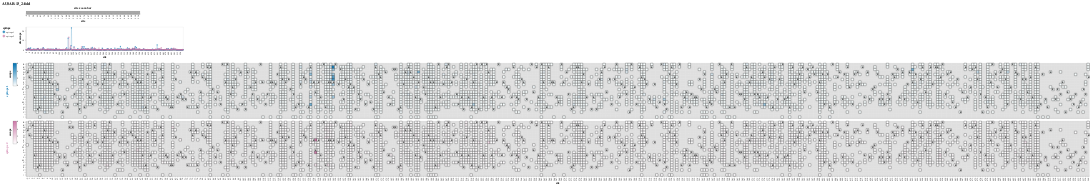

Notebook source saved alongside this figure:
### Markdown cell above
Plot of escape values:

### Code cell
df_to_merge = site_numbering_map.rename(columns={"reference_site": "site"})

plot_kwargs = antibody_config["plot_kwargs"]
if "plot_title" not in plot_kwargs:
    plot_kwargs["plot_title"] = str(antibody)
if "region" in site_numbering_map:
    plot_kwargs["site_zoom_bar_color_col"] = "region"
if "addtl_slider_stats" not in plot_kwargs:
    plot_kwargs["addtl_slider_stats"] = {"times_seen": 1}
elif "times_seen" not in plot_kwargs["addtl_slider_stats"]:
    plot_kwargs["addtl_slider_stats"]["times_seen"] = 1
if "functional effect" in plot_kwargs["addtl_slider_stats"]:
    del plot_kwargs["addtl_slider_stats"]["functional effect"]  # only antibody averages
if any(site_numbering_map["sequential_site"] != site_numbering_map["reference_site"]):
    if "addtl_tooltip_stats" not in plot_kwargs:
        plot_kwargs["addtl_tooltip_stats"] = ["sequential_site"]
    else:
        plot_kwargs["addtl_tooltip_stats"].append("sequential_site")

model.mut_escape_plot(df_to_merge=df_to_merge, **plot_kwargs)

### Figure 1 — Vega-Lite specification as saved in the notebook (floating-point values rounded to 4 significant figures; data arrays with more than 128 entries replaced by an {"elided": "..."} marker saying what was removed)
{"config": {"view": {"continuousWidth": 400, "continuousHeight": 300}, "axis": {"grid": false, "labelOverlap": "parity"}, "padding": 10}, "vconcat": [{"data": {"name": "data-4859a6ebdfa6e326c166d65684b069a9"}, "mark": "rect", "encoding": {"color": {"value": "gray"}, "tooltip": [{"field": "site", "type": "nominal"}], "x": {"field": "site", "sort": {"field": "_stat_site_order", "order": "ascending"}, "type": "ordinal"}}, "height": 11, "params": [{"name": "parameter004", "select": {"type": "interval", "encodings": ["x"], "mark": {"stroke": "black", "strokeWidth": 2}}}, {"name": "floor_at_zero", "select": {"type": "point", "fields": ["floor"]}, "bind": {"input": "radio", "options": [0, -2.039], "labels": ["yes", "no"], "name": "floor escape at zero"}, "value": [{"floor": 0}]}, {"name": "parameter004", "select": {"type": "interval", "encodings": ["x"], "mark": {"stroke": "black", "strokeWidth": 2}}}, {"name": "parameter001", "select": {"type": "point", "fields": ["cutoff"]}, "bind": {"input": "range", "max": 25, "min": 1, "name": "minimum times_seen", "step": 1}, "value": [{"cutoff": 3}]}, {"name": "parameter002", "select": {"type": "point", "fields": ["cutoff"]}, "bind": {"input": "range", "max": 6.112, "min": -2.039, "name": "minimum max of escape at site"}, "value": [{"cutoff": -2.039}]}], "title": "site zoom bar", "width": 500}, {"layer": [{"mark": {"type": "line", "opacity": 0.7, "size": 1}, "encoding": {"color": {"field": "epitope", "legend": {"orient": "left"}, "scale": {"domain": ["epitope 1", "epitope 2"], "range": ["#0072B2", "#CC79A7"]}, "type": "nominal"}, "tooltip": [{"field": "site", "type": "nominal"}, {"field": "epitope", "type": "nominal"}, {"field": "_stat_site_val", "format": ".3g", "title": "site escape", "type": "quantitative"}, {"field": "wildtype", "type": "nominal"}, {"field": "sequential_site", "type": "nominal"}], "x": {"field": "site", "sort": {"field": "_stat_site_order", "order": "ascending"}, "type": "ordinal"}, "y": {"field": "_stat_site_val", "scale": {"zero": true}, "title": "site escape", "type": "quantitative"}}, "params": [{"name": "site_stat", "select": {"type": "point", "fields": ["_stat_site_stat"]}, "bind": {"input": "radio", "options": ["_stat_sum", "_stat_mean", "_stat_max", "_stat_min"], "labels": ["sum", "mean", "max", "min"], "name": "site escape statistic"}, "value": [{"_stat_site_stat": "_stat_sum"}]}, {"name": "parameter003", "select": {"type": "point", "fields": ["_stat_show_line"]}, "bind": {"input": "radio", "options": [true, false], "labels": ["yes", "no"], "name": "show line on site plot"}, "value": [{"_stat_show_line": true}]}, {"name": "floor_at_zero", "select": {"type": "point", "fields": ["floor"]}, "bind": {"input": "radio", "options": [0, -2.039], "labels": ["yes", "no"], "name": "floor escape at zero"}, "value": [{"floor": 0}]}, {"name": "parameter004", "select": {"type": "interval", "encodings": ["x"], "mark": {"stroke": "black", "strokeWidth": 2}}}, {"name": "parameter001", "select": {"type": "point", "fields": ["cutoff"]}, "bind": {"input": "range", "max": 25, "min": 1, "name": "minimum times_seen", "step": 1}, "value": [{"cutoff": 3}]}, {"name": "parameter002", "select": {"type": "point", "fields": ["cutoff"]}, "bind": {"input": "range", "max": 6.112, "min": -2.039, "name": "minimum max of escape at site"}, "value": [{"cutoff": -2.039}]}], "transform": [{"lookup": "site", "from": {"data": {"name": "data-b3c3f974ebb4f75bf20b2da39b7d876e"}, "key": "site", "fields": ["wildtype", "sequential_site", "_stat_site_order"]}}, {"calculate": "max(datum['escape'],floor_at_zero['floor'])", "as": "_stat"}, {"filter": "((datum['times_seen'] >= (parameter001['cutoff'] - 1e-06)) || (!isNumber(datum['times_seen'])))"}, {"joinaggregate": [{"op": "max", "field": "_stat", "as": "_stat_site_max"}], "groupby": ["site"]}, {"filter": "((datum['_stat_site_max'] >= (parameter002['cutoff'] - 1e-06)) || (!isNumber(datum['_stat_site_max'])))"}, {"calculate": "(datum.wildtype !== datum.mutant)", "as": "_stat_not_wildtype"}, {"joinaggregate": [{"op": "max", "field": "_stat_not_wildtype", "as": "_stat_site_has_non_wildtype"}], "groupby": ["site"]}, {"filter": "datum['_stat_site_has_non_wildtype']"}, {"filter": {"param": "parameter004"}}, {"filter": "(datum.wildtype !== datum.mutant)"}, {"aggregate": [{"op": "sum", "field": "_stat", "as": "_stat_sum"}, {"op": "mean", "field": "_stat", "as": "_stat_mean"}, {"op": "max", "field": "_stat", "as": "_stat_max"}, {"op": "min", "field": "_stat", "as": "_stat_min"}], "groupby": ["site", "wildtype", "sequential_site", "_stat_site_order", "epitope"]}, {"fold": ["_stat_sum", "_stat_mean", "_stat_max", "_stat_min"], "as": ["_stat_site_stat", "_stat_site_val"]}, {"filter": {"param": "site_stat"}}, {"calculate": "true", "as": "_stat_show_line"}, {"filter": {"param": "parameter003"}}]}, {"mark": {"type": "circle", "opacity": 0.7}, "encoding": {"color": {"field": "epitope", "legend": {"orient": "left"}, "scale": {"domain": ["epitope 1", "epitope 2"], "range": ["#0072B2", "#CC79A7"]}, "type": "nominal"}, "tooltip": [{"field": "site", "type": "nominal"}, {"field": "epitope", "type": "nominal"}, {"field": "_stat_site_val", "format": ".3g", "title": "site escape", "type": "quantitative"}, {"field": "wildtype", "type": "nominal"}, {"field": "sequential_site", "type": "nominal"}], "x": {"field": "site", "sort": {"field": "_stat_site_order", "order": "ascending"}, "type": "ordinal"}, "y": {"field": "_stat_site_val", "scale": {"zero": true}, "title": "site escape", "type": "quantitative"}}, "transform": [{"lookup": "site", "from": {"data": {"name": "data-b3c3f974ebb4f75bf20b2da39b7d876e"}, "key": "site", "fields": ["wildtype", "sequential_site", "_stat_site_order"]}}, {"calculate": "max(datum['escape'],floor_at_zero['floor'])", "as": "_stat"}, {"filter": "((datum['times_seen'] >= (parameter001['cutoff'] - 1e-06)) || (!isNumber(datum['times_seen'])))"}, {"joinaggregate": [{"op": "max", "field": "_stat", "as": "_stat_site_max"}], "groupby": ["site"]}, {"filter": "((datum['_stat_site_max'] >= (parameter002['cutoff'] - 1e-06)) || (!isNumber(datum['_stat_site_max'])))"}, {"calculate": "(datum.wildtype !== datum.mutant)", "as": "_stat_not_wildtype"}, {"joinaggregate": [{"op": "max", "field": "_stat_not_wildtype", "as": "_stat_site_has_non_wildtype"}], "groupby": ["site"]}, {"filter": "datum['_stat_site_has_non_wildtype']"}, {"filter": {"param": "parameter004"}}, {"filter": "(datum.wildtype !== datum.mutant)"}, {"aggregate": [{"op": "sum", "field": "_stat", "as": "_stat_sum"}, {"op": "mean", "field": "_stat", "as": "_stat_mean"}, {"op": "max", "field": "_stat", "as": "_stat_max"}, {"op": "min", "field": "_stat", "as": "_stat_min"}], "groupby": ["site", "wildtype", "sequential_site", "_stat_site_order", "epitope"]}, {"fold": ["_stat_sum", "_stat_mean", "_stat_max", "_stat_min"], "as": ["_stat_site_stat", "_stat_site_val"]}, {"filter": {"param": "site_stat"}}]}], "data": {"name": "data-0a47910fdb0d66b446c86811e67bc070"}, "height": 100, "width": 690}, {"vconcat": [{"layer": [{"mark": {"type": "rect", "color": "gray", "opacity": 0.25}, "encoding": {"x": {"field": "site", "sort": {"field": "_stat_site_order", "order": "ascending"}, "type": "ordinal"}, "y": {"field": "mutant", "scale": {"domain": ["R", "K", "H", "D", "E", "Q", "N", "S", "T", "Y", "W", "F", "A", "I", "L", "M", "V", "G", "P", "C", "-", "*"]}, "sort": ["R", "K", "H", "D", "E", "Q", "N", "S", "T", "Y", "W", "F", "A", "I", "L", "M", "V", "G", "P", "C", "-", "*"], "title": null, "type": "nominal"}}, "params": [{"name": "floor_at_zero", "select": {"type": "point", "fields": ["floor"]}, "bind": {"input": "radio", "options": [0, -2.039], "labels": ["yes", "no"], "name": "floor escape at zero"}, "value": [{"floor": 0}]}, {"name": "parameter004", "select": {"type": "interval", "encodings": ["x"], "mark": {"stroke": "black", "strokeWidth": 2}}}, {"name": "parameter001", "select": {"type": "point", "fields": ["cutoff"]}, "bind": {"input": "range", "max": 25, "min": 1, "name": "minimum times_seen", "step": 1}, "value": [{"cutoff": 3}]}, {"name": "parameter002", "select": {"type": "point", "fields": ["cutoff"]}, "bind": {"input": "range", "max": 6.112, "min": -2.039, "name": "minimum max of escape at site"}, "value": [{"cutoff": -2.039}]}], "transform": [{"lookup": "site", "from": {"data": {"name": "data-b3c3f974ebb4f75bf20b2da39b7d876e"}, "key": "site", "fields": ["wildtype", "sequential_site", "_stat_site_order"]}}, {"calculate": "max(datum['escape'],floor_at_zero['floor'])", "as": "_stat"}, {"filter": "((datum['times_seen'] >= (parameter001['cutoff'] - 1e-06)) || (!isNumber(datum['times_seen'])))"}, {"joinaggregate": [{"op": "max", "field": "_stat", "as": "_stat_site_max"}], "groupby": ["site"]}, {"filter": "((datum['_stat_site_max'] >= (parameter002['cutoff'] - 1e-06)) || (!isNumber(datum['_stat_site_max'])))"}, {"calculate": "(datum.wildtype !== datum.mutant)", "as": "_stat_not_wildtype"}, {"joinaggregate": [{"op": "max", "field": "_stat_not_wildtype", "as": "_stat_site_has_non_wildtype"}], "groupby": ["site"]}, {"filter": "datum['_stat_site_has_non_wildtype']"}, {"filter": {"param": "parameter004"}}, {"impute": "_stat_dummy", "key": "mutant", "groupby": ["site"], "keyvals": ["R", "K", "H", "D", "E", "Q", "N", "S", "T", "Y", "W", "F", "A", "I", "L", "M", "V", "G", "P", "C", "-", "*"], "value": null}]}, {"mark": "rect", "encoding": {"color": {"field": "_stat", "legend": {"gradientLength": 100, "gradientStrokeColor": "black", "gradientStrokeWidth": 0.5, "orient": "left", "title": "escape", "titleOrient": "left"}, "scale": {"domainMax": 6.112, "domainMid": 0, "domainMin": {"expr": "floor_at_zero.floor"}, "nice": false, "range": ["#e69f00", "#e7a40d", "#e9a91b", "#eaae28", "#ebb336", "#edb843", "#eebd51", "#efc25e", "#f1c76b", "#f2cc79", "#f3d286", "#f4d794", "#f6dca1", "#f7e1ae", "#f8e6bc", "#faebc9", "#fbf0d7", "#fcf5e4", "#fefaf2", "#ffffff", "#f2f8fb", "#e4f0f7", "#d7e9f3", "#c9e1ef", "#bcdaeb", "#aed2e7", "#a1cbe3", "#94c4df", "#86bcdb", "#79b5d6", "#6badd2", "#5ea6ce", "#519fca", "#4397c6", "#3690c2", "#2888be", "#1b81ba", "#0d79b6", "#0072b2"], "type": "linear", "zero": true}, "type": "quantitative"}, "stroke": {"value": "black"}, "tooltip": [{"field": "site", "type": "nominal"}, {"field": "wildtype", "type": "nominal"}, {"field": "mutant", "type": "nominal"}, {"field": "escape", "format": ".3g", "type": "quantitative"}, {"field": "epitope", "type": "nominal"}, {"field": "sequential_site", "type": "nominal"}, {"field": "times_seen", "format": ".3g", "type": "quantitative"}], "x": {"axis": {"labels": false, "ticks": false, "title": null}, "field": "site", "sort": {"field": "_stat_site_order", "order": "ascending"}, "type": "ordinal"}, "y": {"field": "mutant", "scale": {"domain": ["R", "K", "H", "D", "E", "Q", "N", "S", "T", "Y", "W", "F", "A", "I", "L", "M", "V", "G", "P", "C", "-", "*"]}, "sort": ["R", "K", "H", "D", "E", "Q", "N", "S", "T", "Y", "W", "F", "A", "I", "L", "M", "V", "G", "P", "C", "-", "*"], "title": null, "type": "nominal"}}, "title": {"text": "epitope 1", "anchor": "middle", "color": "#0072B2", "orient": "left"}, "transform": [{"lookup": "site", "from": {"data": {"name": "data-b3c3f974ebb4f75bf20b2da39b7d876e"}, "key": "site", "fields": ["wildtype", "sequential_site", "_stat_site_order"]}}, {"calculate": "max(datum['escape'],floor_at_zero['floor'])", "as": "_stat"}, {"filter": "((datum['times_seen'] >= (parameter001['cutoff'] - 1e-06)) || (!isNumber(datum['times_seen'])))"}, {"joinaggregate": [{"op": "max", "field": "_stat", "as": "_stat_site_max"}], "groupby": ["site"]}, {"filter": "((datum['_stat_site_max'] >= (parameter002['cutoff'] - 1e-06)) || (!isNumber(datum['_stat_site_max'])))"}, {"calculate": "(datum.wildtype !== datum.mutant)", "as": "_stat_not_wildtype"}, {"joinaggregate": [{"op": "max", "field": "_stat_not_wildtype", "as": "_stat_site_has_non_wildtype"}], "groupby": ["site"]}, {"filter": "datum['_stat_site_has_non_wildtype']"}, {"filter": {"param": "parameter004"}}, {"filter": "(datum['epitope'] === 'epitope 1')"}]}, {"mark": {"type": "text", "color": "black", "text": "x"}, "encoding": {"x": {"field": "site", "sort": {"field": "_stat_site_order", "order": "ascending"}, "type": "ordinal"}, "y": {"field": "mutant", "scale": {"domain": ["R", "K", "H", "D", "E", "Q", "N", "S", "T", "Y", "W", "F", "A", "I", "L", "M", "V", "G", "P", "C", "-", "*"]}, "sort": ["R", "K", "H", "D", "E", "Q", "N", "S", "T", "Y", "W", "F", "A", "I", "L", "M", "V", "G", "P", "C", "-", "*"], "title": null, "type": "nominal"}}, "transform": [{"lookup": "site", "from": {"data": {"name": "data-b3c3f974ebb4f75bf20b2da39b7d876e"}, "key": "site", "fields": ["wildtype", "sequential_site", "_stat_site_order"]}}, {"calculate": "max(datum['escape'],floor_at_zero['floor'])", "as": "_stat"}, {"filter": "((datum['times_seen'] >= (parameter001['cutoff'] - 1e-06)) || (!isNumber(datum['times_seen'])))"}, {"joinaggregate": [{"op": "max", "field": "_stat", "as": "_stat_site_max"}], "groupby": ["site"]}, {"filter": "((datum['_stat_site_max'] >= (parameter002['cutoff'] - 1e-06)) || (!isNumber(datum['_stat_site_max'])))"}, {"calculate": "(datum.wildtype !== datum.mutant)", "as": "_stat_not_wildtype"}, {"joinaggregate": [{"op": "max", "field": "_stat_not_wildtype", "as": "_stat_site_has_non_wildtype"}], "groupby": ["site"]}, {"filter": "datum['_stat_site_has_non_wildtype']"}, {"filter": {"param": "parameter004"}}, {"filter": "(datum.wildtype === datum.mutant)"}]}], "height": {"step": 11}, "width": {"step": 11}}, {"layer": [{"mark": {"type": "rect", "color": "gray", "opacity": 0.25}, "encoding": {"x": {"field": "site", "sort": {"field": "_stat_site_order", "order": "ascending"}, "type": "ordinal"}, "y": {"field": "mutant", "scale": {"domain": ["R", "K", "H", "D", "E", "Q", "N", "S", "T", "Y", "W", "F", "A", "I", "L", "M", "V", "G", "P", "C", "-", "*"]}, "sort": ["R", "K", "H", "D", "E", "Q", "N", "S", "T", "Y", "W", "F", "A", "I", "L", "M", "V", "G", "P", "C", "-", "*"], "title": null, "type": "nominal"}}, "params": [{"name": "floor_at_zero", "select": {"type": "point", "fields": ["floor"]}, "bind": {"input": "radio", "options": [0, -2.039], "labels": ["yes", "no"], "name": "floor escape at zero"}, "value": [{"floor": 0}]}, {"name": "parameter004", "select": {"type": "interval", "encodings": ["x"], "mark": {"stroke": "black", "strokeWidth": 2}}}, {"name": "parameter001", "select": {"type": "point", "fields": ["cutoff"]}, "bind": {"input": "range", "max": 25, "min": 1, "name": "minimum times_seen", "step": 1}, "value": [{"cutoff": 3}]}, {"name": "parameter002", "select": {"type": "point", "fields": ["cutoff"]}, "bind": {"input": "range", "max": 6.112, "min": -2.039, "name": "minimum max of escape at site"}, "value": [{"cutoff": -2.039}]}], "transform": [{"lookup": "site", "from": {"data": {"name": "data-b3c3f974ebb4f75bf20b2da39b7d876e"}, "key": "site", "fields": ["wildtype", "sequential_site", "_stat_site_order"]}}, {"calculate": "max(datum['escape'],floor_at_zero['floor'])", "as": "_stat"}, {"filter": "((datum['times_seen'] >= (parameter001['cutoff'] - 1e-06)) || (!isNumber(datum['times_seen'])))"}, {"joinaggregate": [{"op": "max", "field": "_stat", "as": "_stat_site_max"}], "groupby": ["site"]}, {"filter": "((datum['_stat_site_max'] >= (parameter002['cutoff'] - 1e-06)) || (!isNumber(datum['_stat_site_max'])))"}, {"calculate": "(datum.wildtype !== datum.mutant)", "as": "_stat_not_wildtype"}, {"joinaggregate": [{"op": "max", "field": "_stat_not_wildtype", "as": "_stat_site_has_non_wildtype"}], "groupby": ["site"]}, {"filter": "datum['_stat_site_has_non_wildtype']"}, {"filter": {"param": "parameter004"}}, {"impute": "_stat_dummy", "key": "mutant", "groupby": ["site"], "keyvals": ["R", "K", "H", "D", "E", "Q", "N", "S", "T", "Y", "W", "F", "A", "I", "L", "M", "V", "G", "P", "C", "-", "*"], "value": null}]}, {"mark": "rect", "encoding": {"color": {"field": "_stat", "legend": {"gradientLength": 100, "gradientStrokeColor": "black", "gradientStrokeWidth": 0.5, "orient": "left", "title": "escape", "titleOrient": "left"}, "scale": {"domainMax": 6.112, "domainMid": 0, "domainMin": {"expr": "floor_at_zero.floor"}, "nice": false, "range": ["#e69f00", "#e7a40d", "#e9a91b", "#eaae28", "#ebb336", "#edb843", "#eebd51", "#efc25e", "#f1c76b", "#f2cc79", "#f3d286", "#f4d794", "#f6dca1", "#f7e1ae", "#f8e6bc", "#faebc9", "#fbf0d7", "#fcf5e4", "#fefaf2", "#ffffff", "#fcf8fa", "#faf1f6", "#f7eaf1", "#f4e3ec", "#f2dce8", "#efd5e3", "#eccedf", "#eac7da", "#e7c0d5", "#e4b8d1", "#e1b1cc", "#dfaac7", "#dca3c3", "#d99cbe", "#d795ba", "#d48eb5", "#d187b0", "#cf80ac", "#cc79a7"], "type": "linear", "zero": true}, "type": "quantitative"}, "stroke": {"value": "black"}, "tooltip": [{"field": "site", "type": "nominal"}, {"field": "wildtype", "type": "nominal"}, {"field": "mutant", "type": "nominal"}, {"field": "escape", "format": ".3g", "type": "quantitative"}, {"field": "epitope", "type": "nominal"}, {"field": "sequential_site", "type": "nominal"}, {"field": "times_seen", "format": ".3g", "type": "quantitative"}], "x": {"axis": {"labels": true, "ticks": true, "title": "site"}, "field": "site", "sort": {"field": "_stat_site_order", "order": "ascending"}, "type": "ordinal"}, "y": {"field": "mutant", "scale": {"domain": ["R", "K", "H", "D", "E", "Q", "N", "S", "T", "Y", "W", "F", "A", "I", "L", "M", "V", "G", "P", "C", "-", "*"]}, "sort": ["R", "K", "H", "D", "E", "Q", "N", "S", "T", "Y", "W", "F", "A", "I", "L", "M", "V", "G", "P", "C", "-", "*"], "title": null, "type": "nominal"}}, "title": {"text": "epitope 2", "anchor": "middle", "color": "#CC79A7", "orient": "left"}, "transform": [{"lookup": "site", "from": {"data": {"name": "data-b3c3f974ebb4f75bf20b2da39b7d876e"}, "key": "site", "fields": ["wildtype", "sequential_site", "_stat_site_order"]}}, {"calculate": "max(datum['escape'],floor_at_zero['floor'])", "as": "_stat"}, {"filter": "((datum['times_seen'] >= (parameter001['cutoff'] - 1e-06)) || (!isNumber(datum['times_seen'])))"}, {"joinaggregate": [{"op": "max", "field": "_stat", "as": "_stat_site_max"}], "groupby": ["site"]}, {"filter": "((datum['_stat_site_max'] >= (parameter002['cutoff'] - 1e-06)) || (!isNumber(datum['_stat_site_max'])))"}, {"calculate": "(datum.wildtype !== datum.mutant)", "as": "_stat_not_wildtype"}, {"joinaggregate": [{"op": "max", "field": "_stat_not_wildtype", "as": "_stat_site_has_non_wildtype"}], "groupby": ["site"]}, {"filter": "datum['_stat_site_has_non_wildtype']"}, {"filter": {"param": "parameter004"}}, {"filter": "(datum['epitope'] === 'epitope 2')"}]}, {"mark": {"type": "text", "color": "black", "text": "x"}, "encoding": {"x": {"field": "site", "sort": {"field": "_stat_site_order", "order": "ascending"}, "type": "ordinal"}, "y": {"field": "mutant", "scale": {"domain": ["R", "K", "H", "D", "E", "Q", "N", "S", "T", "Y", "W", "F", "A", "I", "L", "M", "V", "G", "P", "C", "-", "*"]}, "sort": ["R", "K", "H", "D", "E", "Q", "N", "S", "T", "Y", "W", "F", "A", "I", "L", "M", "V", "G", "P", "C", "-", "*"], "title": null, "type": "nominal"}}, "transform": [{"lookup": "site", "from": {"data": {"name": "data-b3c3f974ebb4f75bf20b2da39b7d876e"}, "key": "site", "fields": ["wildtype", "sequential_site", "_stat_site_order"]}}, {"calculate": "max(datum['escape'],floor_at_zero['floor'])", "as": "_stat"}, {"filter": "((datum['times_seen'] >= (parameter001['cutoff'] - 1e-06)) || (!isNumber(datum['times_seen'])))"}, {"joinaggregate": [{"op": "max", "field": "_stat", "as": "_stat_site_max"}], "groupby": ["site"]}, {"filter": "((datum['_stat_site_max'] >= (parameter002['cutoff'] - 1e-06)) || (!isNumber(datum['_stat_site_max'])))"}, {"calculate": "(datum.wildtype !== datum.mutant)", "as": "_stat_not_wildtype"}, {"joinaggregate": [{"op": "max", "field": "_stat_not_wildtype", "as": "_stat_site_has_non_wildtype"}], "groupby": ["site"]}, {"filter": "datum['_stat_site_has_non_wildtype']"}, {"filter": {"param": "parameter004"}}, {"filter": "(datum.wildtype === datum.mutant)"}]}], "height": {"step": 11}, "width": {"step": 11}}], "data": {"name": "data-0a47910fdb0d66b446c86811e67bc070"}, "resolve": {"scale": {"color": "independent", "x": "shared"}}, "spacing": 10}], "resolve": {"scale": {"color": "independent"}}, "title": {"text": "AUSAB-13_2-fold", "align": "left", "anchor": "start", "fontSize": 16}, "$schema": "https://vega.github.io/schema/vega-lite/v5.2.0.json", "datasets": {"data-4859a6ebdfa6e326c166d65684b069a9": {"elided": "502 records"}, "data-0a47910fdb0d66b446c86811e67bc070": {"elided": "7476 records"}, "data-b3c3f974ebb4f75bf20b2da39b7d876e": {"elided": "502 records"}}}
